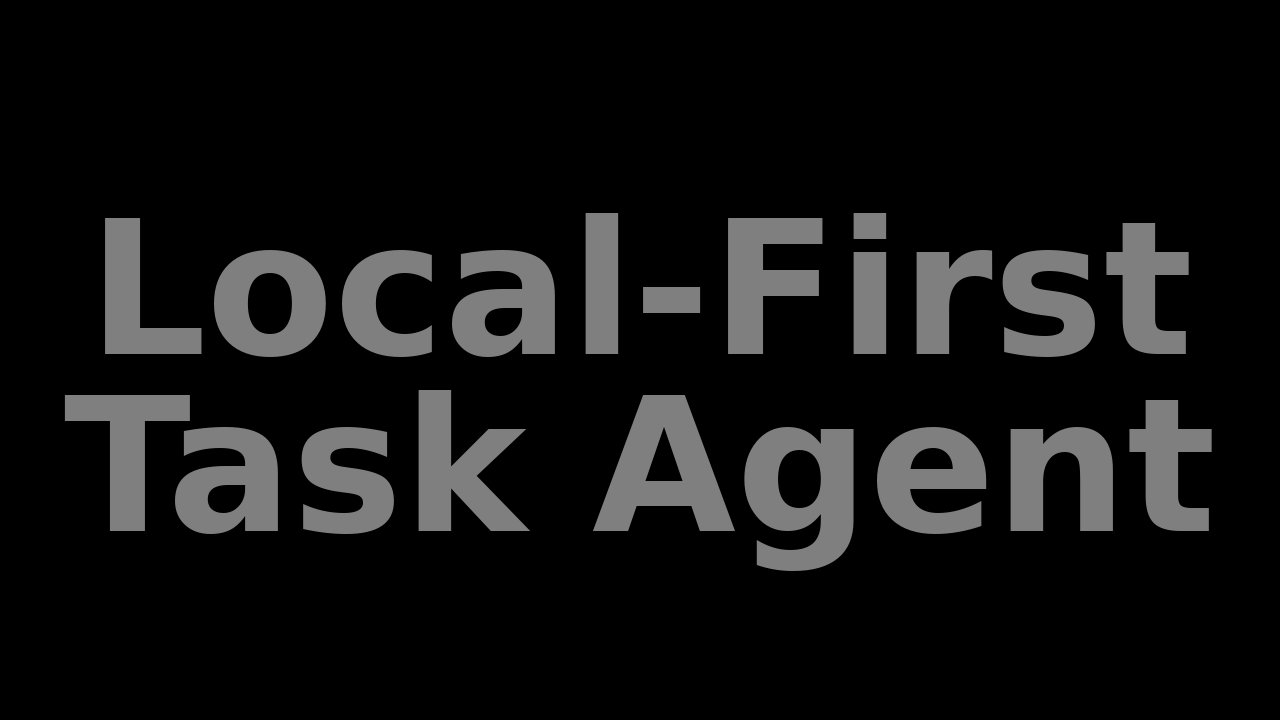

Write Python code to recreate this figure.
from PIL import Image
from cocli.core.video.thumbnailer import overlay_text

# Create a dummy image
img = Image.new("RGB", (1280, 720), color="black")
text = "Local-First<br />Task Agent"
processed = overlay_text(img, text)
processed.save("test_thumbnail_br.png")
print("Thumbnail saved as test_thumbnail_br.png")
